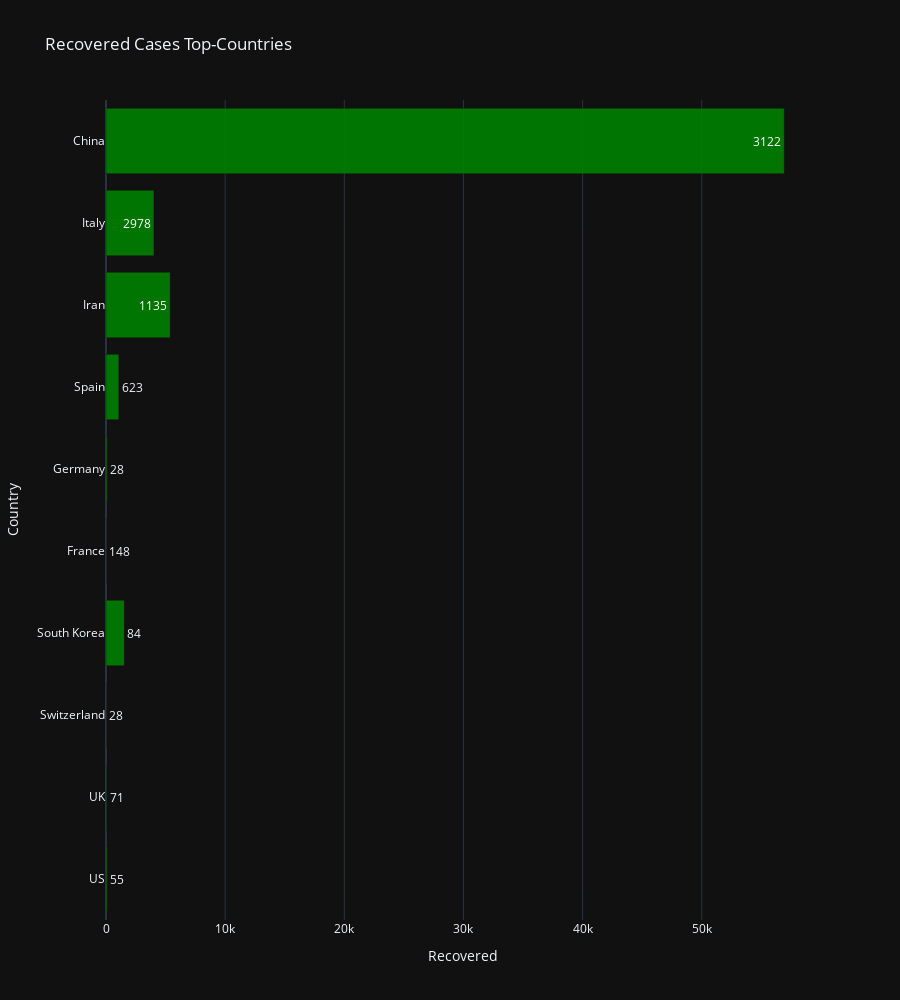

Write notebook code for a chart like this one.
### Markdown cell above
### **Top Recovered cases so far**

### Code cell
fig = px.bar(data_frame=topcountries,
             x='Recovered',
             y='Country',
             title='Recovered Cases Top-Countries',
             opacity=0.9,
             text='Deaths',
             height=1000,
             orientation='h',
             color_discrete_sequence=['Green'])
fig.show()

### Figure 1 — Plotly figure (JSON) as saved in the notebook; plotly's stock layout.template omitted (floating-point values rounded to 4 significant figures)
{"data": [{"alignmentgroup": "True", "hoverlabel": {"namelength": 0}, "hovertemplate": "Recovered=%{x}<br>Country=%{y}<br>Deaths=%{text}", "legendgroup": "", "marker": {"color": "Green", "opacity": 0.9}, "name": "", "offsetgroup": "", "orientation": "h", "showlegend": false, "text": [55, 71, 28, 84, 148, 28, 623, 1135, 2978, 3122], "textposition": "auto", "type": "bar", "x": [106, 65, 15, 1540, 12, 105, 1081, 5389, 4025, 56927], "xaxis": "x", "y": ["US", "UK", "Switzerland", "South Korea", "France", "Germany", "Spain", "Iran", "Italy", "China"], "yaxis": "y"}], "layout": {"barmode": "relative", "height": 1000, "legend": {"tracegroupgap": 0}, "title": {"text": "Recovered Cases Top-Countries"}, "xaxis": {"anchor": "y", "domain": [0, 1], "title": {"text": "Recovered"}}, "yaxis": {"anchor": "x", "domain": [0, 1], "title": {"text": "Country"}}}}
